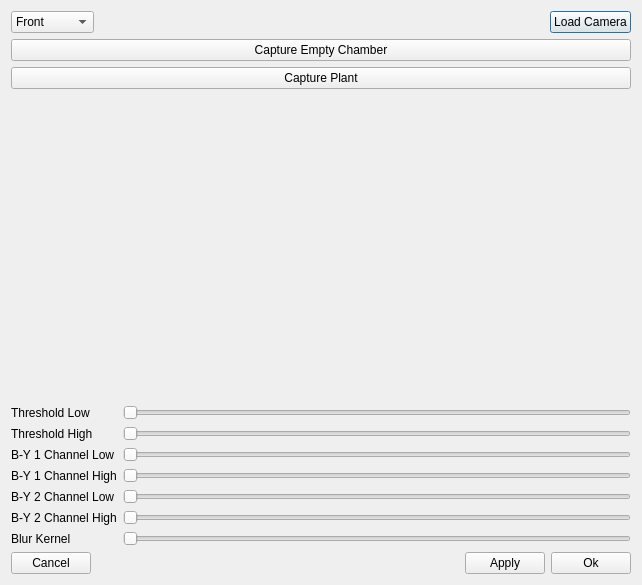
<?xml version="1.0" encoding="UTF-8"?>
<ui version="4.0">
 <class>editmask</class>
 <widget class="QDialog" name="editmask">
  <property name="geometry">
   <rect>
    <x>0</x>
    <y>0</y>
    <width>642</width>
    <height>585</height>
   </rect>
  </property>
  <property name="windowTitle">
   <string>Dialog</string>
  </property>
  <layout class="QVBoxLayout" name="verticalLayout_3">
   <item>
    <layout class="QHBoxLayout" name="horizontalLayout_3">
     <item>
      <widget class="QComboBox" name="comboBox">
       <property name="minimumSize">
        <size>
         <width>83</width>
         <height>0</height>
        </size>
       </property>
       <item>
        <property name="text">
         <string>Front</string>
        </property>
       </item>
       <item>
        <property name="text">
         <string>Side</string>
        </property>
       </item>
       <item>
        <property name="text">
         <string>Top</string>
        </property>
       </item>
      </widget>
     </item>
     <item>
      <spacer name="horizontalSpacer_2">
       <property name="orientation">
        <enum>Qt::Horizontal</enum>
       </property>
       <property name="sizeHint" stdset="0">
        <size>
         <width>40</width>
         <height>20</height>
        </size>
       </property>
      </spacer>
     </item>
     <item>
      <widget class="QPushButton" name="LoadCamera">
       <property name="text">
        <string>Load Camera</string>
       </property>
      </widget>
     </item>
    </layout>
   </item>
   <item>
    <widget class="QPushButton" name="capEmpty">
     <property name="text">
      <string>Capture Empty Chamber</string>
     </property>
    </widget>
   </item>
   <item>
    <widget class="QPushButton" name="capPlant">
     <property name="text">
      <string>Capture Plant</string>
     </property>
    </widget>
   </item>
   <item>
    <layout class="QHBoxLayout" name="horizontalLayout_5"/>
   </item>
   <item>
    <layout class="QHBoxLayout" name="horizontalLayout_4">
     <item>
      <spacer name="horizontalSpacer_3">
       <property name="orientation">
        <enum>Qt::Horizontal</enum>
       </property>
       <property name="sizeHint" stdset="0">
        <size>
         <width>40</width>
         <height>20</height>
        </size>
       </property>
      </spacer>
     </item>
     <item>
      <widget class="QLabel" name="viewM">
       <property name="minimumSize">
        <size>
         <width>300</width>
         <height>0</height>
        </size>
       </property>
       <property name="text">
        <string/>
       </property>
      </widget>
     </item>
     <item>
      <widget class="QLabel" name="maskM">
       <property name="minimumSize">
        <size>
         <width>300</width>
         <height>275</height>
        </size>
       </property>
       <property name="text">
        <string/>
       </property>
      </widget>
     </item>
     <item>
      <spacer name="horizontalSpacer_4">
       <property name="orientation">
        <enum>Qt::Horizontal</enum>
       </property>
       <property name="sizeHint" stdset="0">
        <size>
         <width>40</width>
         <height>20</height>
        </size>
       </property>
      </spacer>
     </item>
    </layout>
   </item>
   <item>
    <layout class="QHBoxLayout" name="horizontalLayout_2">
     <item>
      <layout class="QVBoxLayout" name="verticalLayout_2">
       <item>
        <widget class="QLabel" name="label_2">
         <property name="text">
          <string>Threshold Low</string>
         </property>
        </widget>
       </item>
       <item>
        <widget class="QLabel" name="label_3">
         <property name="text">
          <string>Threshold High</string>
         </property>
        </widget>
       </item>
       <item>
        <widget class="QLabel" name="label_4">
         <property name="text">
          <string>B-Y 1 Channel Low</string>
         </property>
        </widget>
       </item>
       <item>
        <widget class="QLabel" name="label_5">
         <property name="text">
          <string>B-Y 1 Channel High</string>
         </property>
        </widget>
       </item>
       <item>
        <widget class="QLabel" name="label">
         <property name="text">
          <string>B-Y 2 Channel Low</string>
         </property>
        </widget>
       </item>
       <item>
        <widget class="QLabel" name="label_6">
         <property name="text">
          <string>B-Y 2 Channel High</string>
         </property>
        </widget>
       </item>
       <item>
        <widget class="QLabel" name="label_7">
         <property name="text">
          <string>Blur Kernel</string>
         </property>
        </widget>
       </item>
      </layout>
     </item>
     <item>
      <layout class="QVBoxLayout" name="verticalLayout">
       <item>
        <widget class="QSlider" name="thresholdLow">
         <property name="minimum">
          <number>0</number>
         </property>
         <property name="maximum">
          <number>255</number>
         </property>
         <property name="sliderPosition">
          <number>0</number>
         </property>
         <property name="orientation">
          <enum>Qt::Horizontal</enum>
         </property>
        </widget>
       </item>
       <item>
        <widget class="QSlider" name="thresholdHigh">
         <property name="maximum">
          <number>255</number>
         </property>
         <property name="orientation">
          <enum>Qt::Horizontal</enum>
         </property>
        </widget>
       </item>
       <item>
        <widget class="QSlider" name="b1Low">
         <property name="maximum">
          <number>255</number>
         </property>
         <property name="orientation">
          <enum>Qt::Horizontal</enum>
         </property>
        </widget>
       </item>
       <item>
        <widget class="QSlider" name="b1High">
         <property name="maximum">
          <number>255</number>
         </property>
         <property name="orientation">
          <enum>Qt::Horizontal</enum>
         </property>
        </widget>
       </item>
       <item>
        <widget class="QSlider" name="b2Low">
         <property name="maximum">
          <number>255</number>
         </property>
         <property name="orientation">
          <enum>Qt::Horizontal</enum>
         </property>
        </widget>
       </item>
       <item>
        <widget class="QSlider" name="b2High">
         <property name="maximum">
          <number>255</number>
         </property>
         <property name="orientation">
          <enum>Qt::Horizontal</enum>
         </property>
        </widget>
       </item>
       <item>
        <widget class="QSlider" name="blurK">
         <property name="maximum">
          <number>10</number>
         </property>
         <property name="orientation">
          <enum>Qt::Horizontal</enum>
         </property>
        </widget>
       </item>
      </layout>
     </item>
    </layout>
   </item>
   <item>
    <layout class="QHBoxLayout" name="horizontalLayout">
     <item>
      <widget class="QPushButton" name="cancelButton">
       <property name="text">
        <string>Cancel</string>
       </property>
      </widget>
     </item>
     <item>
      <spacer name="horizontalSpacer">
       <property name="orientation">
        <enum>Qt::Horizontal</enum>
       </property>
       <property name="sizeHint" stdset="0">
        <size>
         <width>40</width>
         <height>20</height>
        </size>
       </property>
      </spacer>
     </item>
     <item>
      <widget class="QPushButton" name="applyButton">
       <property name="text">
        <string>Apply</string>
       </property>
      </widget>
     </item>
     <item>
      <widget class="QPushButton" name="okButton">
       <property name="text">
        <string>Ok</string>
       </property>
      </widget>
     </item>
    </layout>
   </item>
  </layout>
 </widget>
 <resources/>
 <connections/>
</ui>
